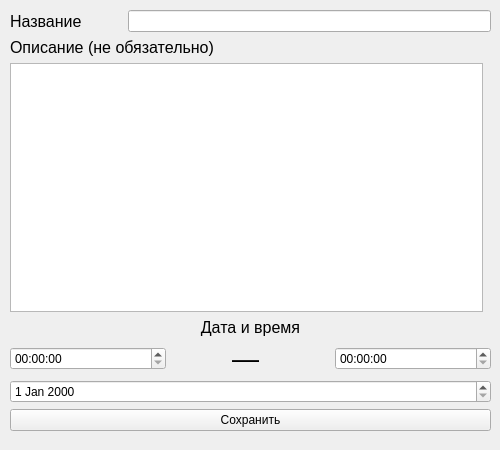
<?xml version="1.0" encoding="UTF-8"?>
<ui version="4.0">
 <class>Form</class>
 <widget class="QWidget" name="Form">
  <property name="geometry">
   <rect>
    <x>0</x>
    <y>0</y>
    <width>500</width>
    <height>450</height>
   </rect>
  </property>
  <property name="minimumSize">
   <size>
    <width>500</width>
    <height>450</height>
   </size>
  </property>
  <property name="maximumSize">
   <size>
    <width>500</width>
    <height>450</height>
   </size>
  </property>
  <property name="windowTitle">
   <string>Новое событие</string>
  </property>
  <widget class="QWidget" name="layoutWidget">
   <property name="geometry">
    <rect>
     <x>10</x>
     <y>10</y>
     <width>481</width>
     <height>421</height>
    </rect>
   </property>
   <layout class="QVBoxLayout" name="verticalLayout_6">
    <item>
     <layout class="QVBoxLayout" name="verticalLayout_5">
      <item>
       <layout class="QVBoxLayout" name="verticalLayout_2">
        <item>
         <layout class="QHBoxLayout" name="horizontalLayout">
          <item>
           <widget class="QLabel" name="title">
            <property name="font">
             <font>
              <pointsize>12</pointsize>
             </font>
            </property>
            <property name="text">
             <string>Название         </string>
            </property>
           </widget>
          </item>
          <item>
           <widget class="QLineEdit" name="titleEdit"/>
          </item>
         </layout>
        </item>
        <item>
         <layout class="QVBoxLayout" name="verticalLayout">
          <item>
           <widget class="QLabel" name="label_2">
            <property name="font">
             <font>
              <pointsize>12</pointsize>
             </font>
            </property>
            <property name="text">
             <string>Описание (не обязательно)</string>
            </property>
           </widget>
          </item>
          <item>
           <widget class="QPlainTextEdit" name="descriptionEdit">
            <property name="enabled">
             <bool>true</bool>
            </property>
            <property name="minimumSize">
             <size>
              <width>473</width>
              <height>200</height>
             </size>
            </property>
            <property name="maximumSize">
             <size>
              <width>473</width>
              <height>16777215</height>
             </size>
            </property>
            <property name="font">
             <font>
              <family>Times New Roman</family>
              <pointsize>14</pointsize>
             </font>
            </property>
           </widget>
          </item>
         </layout>
        </item>
       </layout>
      </item>
      <item>
       <layout class="QVBoxLayout" name="verticalLayout_4">
        <item>
         <layout class="QVBoxLayout" name="verticalLayout_3">
          <item>
           <widget class="QLabel" name="label_3">
            <property name="font">
             <font>
              <pointsize>12</pointsize>
             </font>
            </property>
            <property name="text">
             <string>Дата и время</string>
            </property>
            <property name="alignment">
             <set>Qt::AlignCenter</set>
            </property>
           </widget>
          </item>
          <item>
           <layout class="QHBoxLayout" name="horizontalLayout_2">
            <item>
             <widget class="QTimeEdit" name="timeEditStart"/>
            </item>
            <item>
             <widget class="QLabel" name="label_4">
              <property name="font">
               <font>
                <pointsize>20</pointsize>
               </font>
              </property>
              <property name="text">
               <string>        —</string>
              </property>
             </widget>
            </item>
            <item>
             <widget class="QTimeEdit" name="timeEditEnd"/>
            </item>
           </layout>
          </item>
         </layout>
        </item>
        <item>
         <widget class="QDateEdit" name="dateEdit"/>
        </item>
       </layout>
      </item>
     </layout>
    </item>
    <item>
     <widget class="QPushButton" name="SaveEdit">
      <property name="text">
       <string>Сохранить</string>
      </property>
     </widget>
    </item>
   </layout>
  </widget>
 </widget>
 <resources/>
 <connections/>
</ui>
